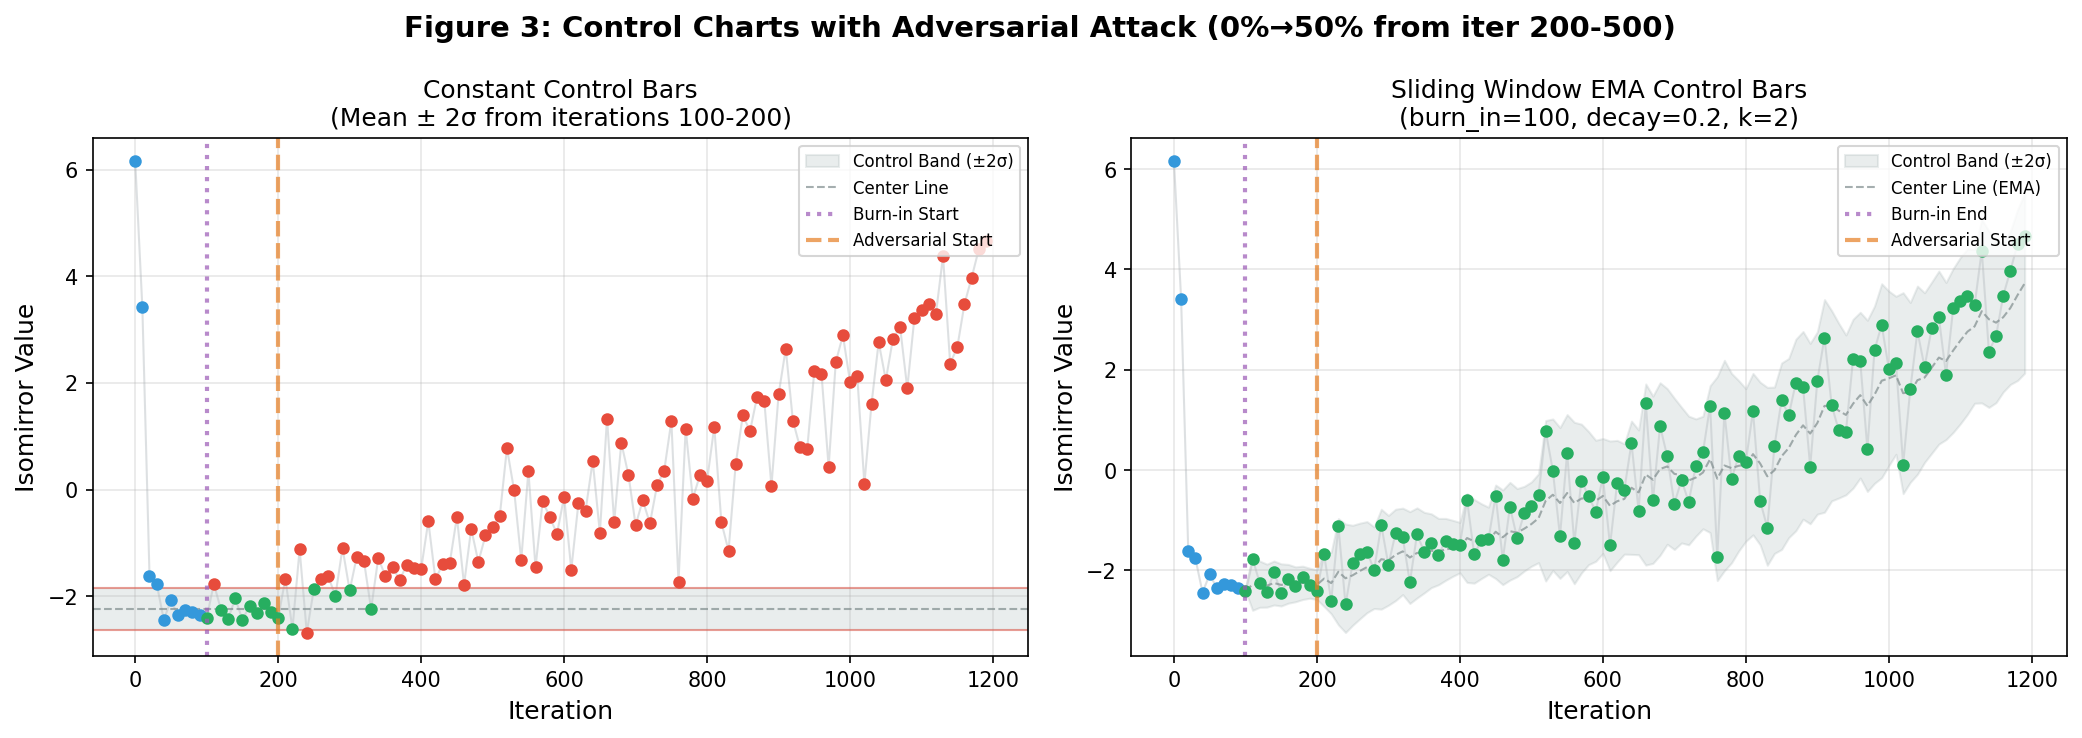

This figure's Python source:
"""
Figure 3: Control Chart Methods with Adversarial Attack

Layout (1 row, 2 columns):
- (0,0): Isomirror with CONSTANT control bars (mean/std from iterations 100-200)
- (0,1): Isomirror with sliding window EMA control bars

Shows detection of adversarial behavior starting at iteration 200.
"""

import json
import numpy as np
import matplotlib.pyplot as plt
from pathlib import Path
from sklearn.manifold import Isomap

# Path to figure3 experiment results
RESULTS_DIR = Path("experiments/results/figure3-adversarial_2026-01-15_17-53-22")
OUTPUT_PATH = Path("experiments/figures/figure3.png")


def load_tdkps_embeddings(results_dir: Path, experiment_name: str):
    """Load TDKPS embeddings from npz file."""
    path = results_dir / f"{experiment_name}_tdkps_embeddings.npz"
    data = np.load(path)
    return data["embedding_matrix"], data["steps"]


def compute_isomirror(embedding_matrix, steps):
    """Compute isomirror (1D Isomap of TDKPS distance matrix)."""
    n_timesteps = embedding_matrix.shape[0]

    # Flatten agent positions at each timestep
    flat_embeddings = embedding_matrix.reshape(n_timesteps, -1)

    # Create distance matrix
    distance_matrix = np.zeros((n_timesteps, n_timesteps))
    for i in range(n_timesteps):
        for j in range(n_timesteps):
            distance_matrix[i, j] = np.linalg.norm(flat_embeddings[i] - flat_embeddings[j])

    # Run Isomap
    isomap = Isomap(n_components=1, metric='precomputed', n_neighbors=min(5, n_timesteps - 1))
    isomap_embedding = isomap.fit_transform(distance_matrix)

    return isomap_embedding[:, 0]


def main():
    # Create output directory
    OUTPUT_PATH.parent.mkdir(parents=True, exist_ok=True)

    # Load data
    print("Loading TDKPS embeddings...")
    embedding_matrix, steps = load_tdkps_embeddings(RESULTS_DIR, "figure3-adversarial")

    print("Computing isomirror...")
    iso_values = compute_isomirror(embedding_matrix, steps)

    # Create figure with 2 panels
    fig, axes = plt.subplots(1, 2, figsize=(14, 5))

    # ===== Panel 1: Constant control bars from iterations 100-200 =====
    ax1 = axes[0]

    # Find indices for iterations 100-200
    burn_in_start_idx = None
    burn_in_end_idx = None
    for i, s in enumerate(steps):
        if burn_in_start_idx is None and s >= 100:
            burn_in_start_idx = i
        if s >= 200:
            burn_in_end_idx = i
            break

    # Compute mean and std from burn-in period (100-200)
    burn_in_values = iso_values[burn_in_start_idx:burn_in_end_idx+1]
    burn_in_mean = np.mean(burn_in_values)
    burn_in_std = np.std(burn_in_values)
    k = 2

    upper_limit = burn_in_mean + k * burn_in_std
    lower_limit = burn_in_mean - k * burn_in_std

    print(f"Burn-in period (100-200): mean={burn_in_mean:.4f}, std={burn_in_std:.4f}")
    print(f"Control limits: [{lower_limit:.4f}, {upper_limit:.4f}]")

    # Color points based on whether they're within control limits
    colors1 = []
    for i, val in enumerate(iso_values):
        if steps[i] < 100:
            colors1.append('#3498db')  # Blue for pre-burn-in
        elif lower_limit <= val <= upper_limit:
            colors1.append('#27ae60')  # Green - in control
        else:
            colors1.append('#e74c3c')  # Red - out of control

    # Plot horizontal control bands
    ax1.axhspan(lower_limit, upper_limit, alpha=0.2, color='#95a5a6', label=f'Control Band (±{k}σ)')
    ax1.axhline(y=burn_in_mean, color='#7f8c8d', linestyle='--', linewidth=1, alpha=0.7, label='Center Line')
    ax1.axhline(y=upper_limit, color='#e74c3c', linestyle='-', linewidth=1, alpha=0.5)
    ax1.axhline(y=lower_limit, color='#e74c3c', linestyle='-', linewidth=1, alpha=0.5)

    # Plot points with colors
    for i in range(len(steps)):
        ax1.plot(steps[i], iso_values[i], 'o', markersize=5, color=colors1[i])

    # Connect points with line
    ax1.plot(steps, iso_values, linewidth=1, color='#bdc3c7', alpha=0.5, zorder=1)

    # Add vertical lines at key boundaries
    ax1.axvline(x=100, color='#9b59b6', linestyle=':', linewidth=2, alpha=0.7, label='Burn-in Start')
    ax1.axvline(x=200, color='#e67e22', linestyle='--', linewidth=2, alpha=0.7, label='Adversarial Start')

    ax1.set_xlabel('Iteration', fontsize=12)
    ax1.set_ylabel('Isomirror Value', fontsize=12)
    ax1.set_title('Constant Control Bars\n(Mean ± 2σ from iterations 100-200)', fontsize=12)
    ax1.legend(fontsize=8, loc='upper right')
    ax1.grid(True, alpha=0.3)

    # ===== Panel 2: Sliding window EMA control bars =====
    ax2 = axes[1]

    # EMA parameters
    burn_in = 100
    window_decay = 0.2  # alpha for EMA
    k = 2

    # Find burn-in index
    burn_in_idx = 0
    for i, s in enumerate(steps):
        if s >= burn_in:
            burn_in_idx = i
            break

    # Compute EMA control limits
    upper_limits = []
    lower_limits = []
    center_line = []
    colors2 = []

    ema_mean = None
    ema_var = None

    for i in range(len(steps)):
        if i < burn_in_idx:
            upper_limits.append(np.nan)
            lower_limits.append(np.nan)
            center_line.append(np.nan)
            colors2.append('#3498db')  # Blue for burn-in period
        else:
            current_val = iso_values[i]

            if ema_mean is None:
                # First point after burn-in: no prior state for bounds
                window_mean = current_val
                window_std = 0.0
                ema_mean = current_val
                ema_var = 0.0
            else:
                # Use PRIOR EMA state for control limits (no lookahead)
                window_mean = ema_mean
                window_std = np.sqrt(ema_var) if ema_var > 0 else 0
                # THEN update EMA with current value for next iteration
                delta = current_val - ema_mean
                ema_mean = ema_mean + window_decay * delta
                ema_var = (1 - window_decay) * (ema_var + window_decay * delta * delta)

            upper = window_mean + k * window_std
            lower = window_mean - k * window_std

            upper_limits.append(upper)
            lower_limits.append(lower)
            center_line.append(window_mean)

            if lower <= current_val <= upper:
                colors2.append('#27ae60')  # Green - in control
            else:
                colors2.append('#e74c3c')  # Red - out of control

    # Plot control bands (shaded region)
    valid_indices = [i for i in range(len(steps)) if not np.isnan(upper_limits[i])]
    if valid_indices:
        valid_steps = [steps[i] for i in valid_indices]
        valid_upper = [upper_limits[i] for i in valid_indices]
        valid_lower = [lower_limits[i] for i in valid_indices]
        valid_center = [center_line[i] for i in valid_indices]

        ax2.fill_between(valid_steps, valid_lower, valid_upper,
                        alpha=0.2, color='#95a5a6', label=f'Control Band (±{k}σ)')
        ax2.plot(valid_steps, valid_center, '--', color='#7f8c8d',
                linewidth=1, alpha=0.7, label='Center Line (EMA)')

    # Plot points with colors
    for i in range(len(steps)):
        ax2.plot(steps[i], iso_values[i], 'o', markersize=5, color=colors2[i])

    # Connect points with line
    ax2.plot(steps, iso_values, linewidth=1, color='#bdc3c7', alpha=0.5, zorder=1)

    # Add vertical lines at key boundaries
    ax2.axvline(x=burn_in, color='#9b59b6', linestyle=':', linewidth=2, alpha=0.7, label='Burn-in End')
    ax2.axvline(x=200, color='#e67e22', linestyle='--', linewidth=2, alpha=0.7, label='Adversarial Start')

    ax2.set_xlabel('Iteration', fontsize=12)
    ax2.set_ylabel('Isomirror Value', fontsize=12)
    ax2.set_title(f'Sliding Window EMA Control Bars\n(burn_in={burn_in}, decay={window_decay}, k={k})', fontsize=12)
    ax2.legend(fontsize=8, loc='upper right')
    ax2.grid(True, alpha=0.3)

    # Overall title
    fig.suptitle('Figure 3: Control Charts with Adversarial Attack (0%→50% from iter 200-500)', fontsize=14, fontweight='bold')
    plt.tight_layout()

    # Save
    plt.savefig(OUTPUT_PATH, dpi=150, bbox_inches='tight')
    plt.close()

    print(f"Figure saved to {OUTPUT_PATH}")

    # Count out-of-control points for each method
    ooc_constant = sum(1 for c in colors1 if c == '#e74c3c')
    ooc_ema = sum(1 for c in colors2 if c == '#e74c3c')
    print(f"Out-of-control points (constant): {ooc_constant}")
    print(f"Out-of-control points (EMA): {ooc_ema}")

    # Find first detection point for constant method (after adversarial starts)
    for i, (s, c) in enumerate(zip(steps, colors1)):
        if s >= 200 and c == '#e74c3c':
            print(f"Constant method first detection: iteration {s}")
            break

    # Find first detection point for EMA method (after adversarial starts)  
    for i, (s, c) in enumerate(zip(steps, colors2)):
        if s >= 200 and c == '#e74c3c':
            print(f"EMA method first detection: iteration {s}")
            break


if __name__ == "__main__":
    main()
